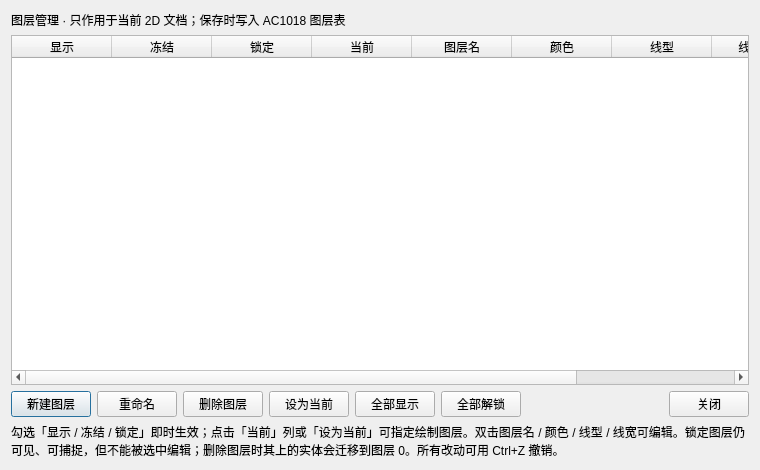
<?xml version="1.0" encoding="UTF-8"?>
<!-- SPDX-License-Identifier: GPL-3.0-or-later -->
<ui version="4.0">
 <class>LayerManagerDialog</class>
 <widget class="QDialog" name="LayerManagerDialog">
  <property name="windowTitle"><string>图层管理</string></property>
  <property name="geometry"><rect><x>0</x><y>0</y><width>760</width><height>470</height></rect></property>
  <layout class="QVBoxLayout" name="vboxLayers">
   <item>
    <widget class="QLabel" name="labelLayersTitle">
     <property name="text"><string>图层管理 · 只作用于当前 2D 文档；保存时写入 AC1018 图层表</string></property>
    </widget>
   </item>
   <item>
    <widget class="QTableWidget" name="layerTable">
     <property name="columnCount"><number>9</number></property>
     <column><property name="text"><string>显示</string></property></column>
     <column><property name="text"><string>冻结</string></property></column>
     <column><property name="text"><string>锁定</string></property></column>
     <column><property name="text"><string>当前</string></property></column>
     <column><property name="text"><string>图层名</string></property></column>
     <column><property name="text"><string>颜色</string></property></column>
     <column><property name="text"><string>线型</string></property></column>
     <column><property name="text"><string>线宽 mm</string></property></column>
     <column><property name="text"><string>实体数</string></property></column>
    </widget>
   </item>
   <item>
    <layout class="QHBoxLayout" name="layoutLayerButtons">
     <item><widget class="QPushButton" name="btnNewLayer"><property name="text"><string>新建图层</string></property></widget></item>
     <item><widget class="QPushButton" name="btnRenameLayer"><property name="text"><string>重命名</string></property></widget></item>
     <item><widget class="QPushButton" name="btnDeleteLayer"><property name="text"><string>删除图层</string></property></widget></item>
     <item><widget class="QPushButton" name="btnSetCurrent"><property name="text"><string>设为当前</string></property></widget></item>
     <item><widget class="QPushButton" name="btnAllOn"><property name="text"><string>全部显示</string></property></widget></item>
     <item><widget class="QPushButton" name="btnAllUnlocked"><property name="text"><string>全部解锁</string></property></widget></item>
     <item><spacer name="spacerLayers"><property name="orientation"><enum>Qt::Horizontal</enum></property><property name="sizeHint" stdset="0"><size><width>20</width><height>20</height></size></property></spacer></item>
     <item><widget class="QPushButton" name="btnClose"><property name="text"><string>关闭</string></property></widget></item>
    </layout>
   </item>
   <item>
    <widget class="QLabel" name="labelLayerHelp">
     <property name="text"><string>勾选「显示 / 冻结 / 锁定」即时生效；点击「当前」列或「设为当前」可指定绘制图层。双击图层名 / 颜色 / 线型 / 线宽可编辑。锁定图层仍可见、可捕捉，但不能被选中编辑；删除图层时其上的实体会迁移到图层 0。所有改动可用 Ctrl+Z 撤销。</string></property>
     <property name="wordWrap"><bool>true</bool></property>
    </widget>
   </item>
  </layout>
 </widget>
 <resources/>
 <connections/>
</ui>
